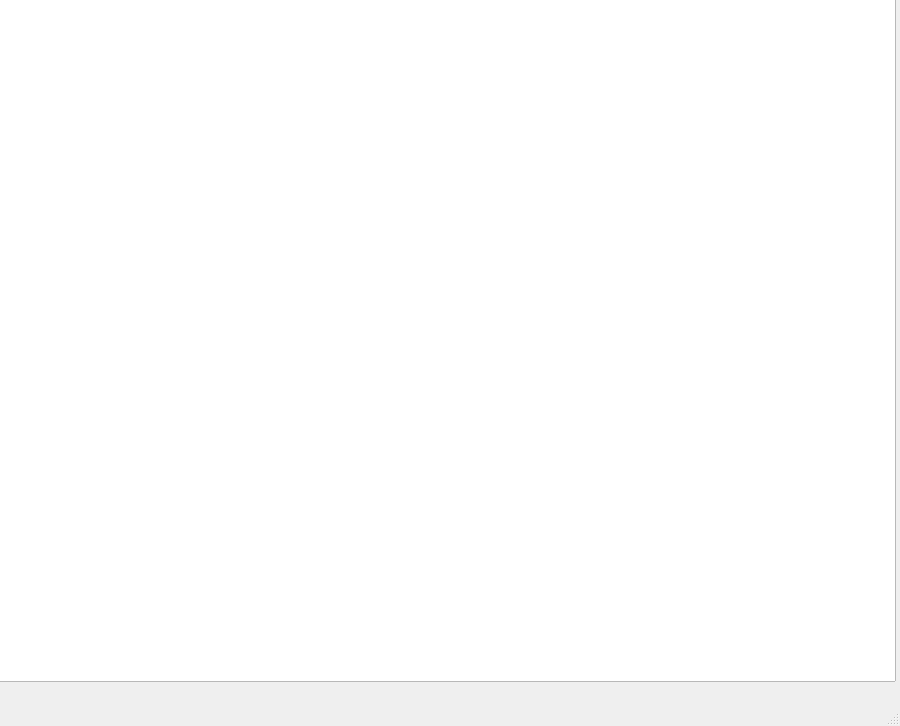
<?xml version="1.0" encoding="UTF-8"?>
<ui version="4.0">
 <class>MainWindow</class>
 <widget class="QMainWindow" name="MainWindow">
  <property name="geometry">
   <rect>
    <x>0</x>
    <y>0</y>
    <width>900</width>
    <height>726</height>
   </rect>
  </property>
  <property name="windowTitle">
   <string>MainWindow</string>
  </property>
  <widget class="QWidget" name="centralwidget">
   <widget class="QPushButton" name="pushButton">
    <property name="geometry">
     <rect>
      <x>30</x>
      <y>40</y>
      <width>79</width>
      <height>31</height>
     </rect>
    </property>
    <property name="text">
     <string>PushButton</string>
    </property>
   </widget>
   <widget class="QLabel" name="planeLabel">
    <property name="geometry">
     <rect>
      <x>160</x>
      <y>20</y>
      <width>121</width>
      <height>91</height>
     </rect>
    </property>
    <property name="text">
     <string/>
    </property>
    <property name="pixmap">
     <pixmap resource="resources.qrc">:/img/plane.png</pixmap>
    </property>
    <property name="scaledContents">
     <bool>true</bool>
    </property>
    <property name="alignment">
     <set>Qt::AlignmentFlag::AlignCenter</set>
    </property>
   </widget>
   <widget class="QGraphicsView" name="radarView">
    <property name="geometry">
     <rect>
      <x>-15</x>
      <y>-29</y>
      <width>911</width>
      <height>711</height>
     </rect>
    </property>
   </widget>
  </widget>
  <widget class="QMenuBar" name="menubar">
   <property name="geometry">
    <rect>
     <x>0</x>
     <y>0</y>
     <width>900</width>
     <height>33</height>
    </rect>
   </property>
  </widget>
  <widget class="QStatusBar" name="statusbar"/>
 </widget>
 <resources>
  <include location="resources.qrc"/>
 </resources>
 <connections>
  <connection>
   <sender>pushButton</sender>
   <signal>clicked()</signal>
   <receiver>MainWindow</receiver>
   <slot>demo()</slot>
   <hints>
    <hint type="sourcelabel">
     <x>196</x>
     <y>80</y>
    </hint>
    <hint type="destinationlabel">
     <x>293</x>
     <y>134</y>
    </hint>
   </hints>
  </connection>
 </connections>
 <slots>
  <slot>demo()</slot>
 </slots>
</ui>
